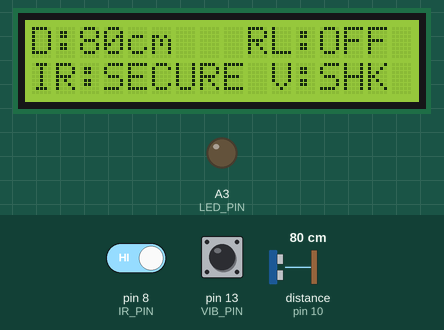
A sketch run on a simulated Arduino Uno, built with avr-gcc and run on an emulated ATmega328P. On the bench: 16×2 character LCD, output pins drawn as LEDs (lit = HIGH). Wiring (inferred from the names in the program): ultrasonic range finder: trigger pin 9; echo pin 10. The test bench sets the inputs (shaded band); at power-on: distance to the obstacle (sensor on pin 10) 80 cm, pin 8 (IR_PIN) HIGH, pin 13 (VIB_PIN) HIGH. The echo pulse lasts 58.3 µs per cm; the modem accepts every AT command (registered, SIM ready, sends succeed) and sends nothing else; pins used as bus, display or sensor lines are not drawn; what the sketch prints to the serial monitor is not drawn.

Above: at 3.6 s.
3.7 s: distance to the obstacle (sensor on pin 10) set to 120 cm
At 4.6 s:
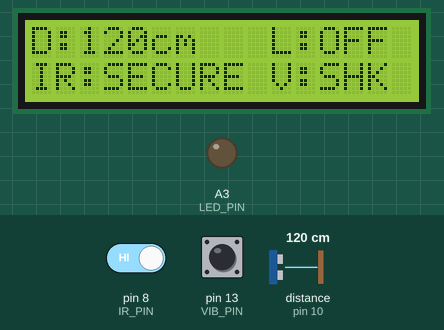
5.3 s: pin 8 (IR_PIN) driven LOW
At 6.7 s:
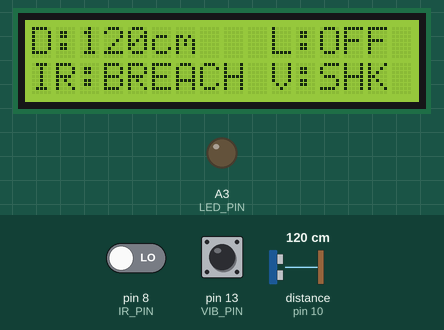
7.0 s: pin 13 (VIB_PIN) pulled LOW for 0.15 s
At 7.31 s:
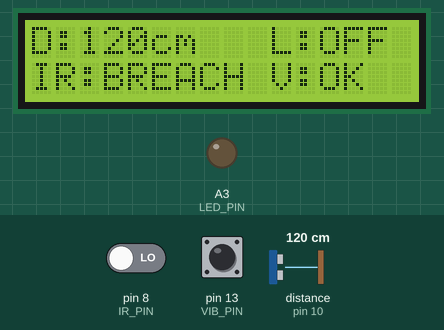
8.9 s: distance to the obstacle (sensor on pin 10) set to 2 cm
At 9.9 s:
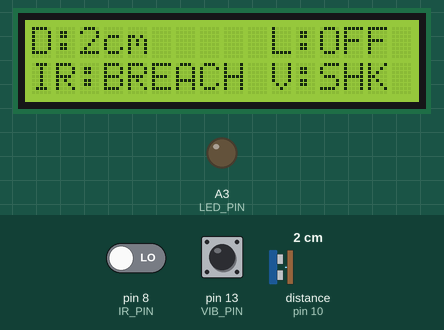
10.6 s: pin 13 (VIB_PIN) pulled LOW for 1 s
At 11.7 s:
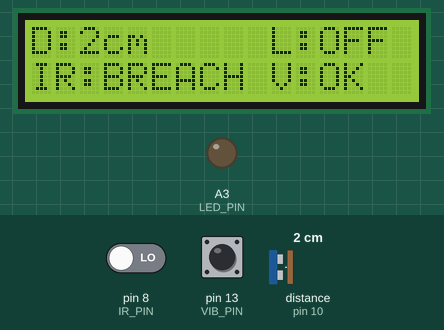
13.4 s: distance to the obstacle (sensor on pin 10) set to 35 cm
At 14.0 s:
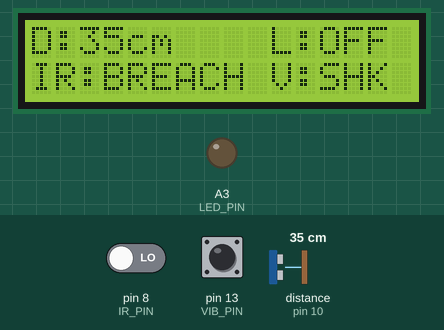
Timing chart, 0 to 16.2 s (numbered marks = the images above; inputs shaded):
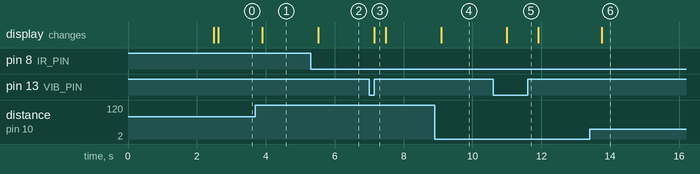

The sketch:

ProxiGuard.ino
```cpp
/*
 * ProxiGuard - Autonomous IoT Multi-Sensor Spatial Sentinel
 *
 * Microcontroller: Arduino Uno R3 SMD (ATmega328P @ 16 MHz)
 * Telemetry Bridge: ESP8266 ESP-01 on SoftwareSerial (11, 12)
 *
 * Hardware Map:
 *   - HC-SR04 Ultrasonic : TRIG -> D9, ECHO -> D10 (5V Rail)
 *   - HW-201 Active IR   : OUT  -> D2 (5V Aux Rail)
 *   - SW-420 Shock Guard : DO   -> D3 (5V Aux Rail)
 *   - Green Sentinel LED : ANODE-> D8 (through 220R to GND)
 *   - 16x2 I2C Character LCD: SDA -> A4, SCL -> A5 (5V Rail)
 *   - ESP8266 ESP-01     : UTXD -> D11, URXD -> D12 (3.3V Breadboard Hub)
 *
 * Features:
 *   - High-rate non-blocking multi-sensor telemetry stream (DIST, IR, VIB, LED)
 *   - Bidirectional hardware command parser (+IPD and Serial command dispatcher)
 *   - Software-defined module power-gating and sleep modes (HCSR04, LED, IR, VIB, LCD)
 *   - Hardware I2C bus timeout protection (prevents hanging if LCD is disconnected)
 *   - Interleaved multi-client TCP socket server on port 8888
 */

#include <SoftwareSerial.h>
#include <Wire.h>
#include <LiquidCrystal_I2C.h>

SoftwareSerial esp(11, 12);
LiquidCrystal_I2C lcd(0x27, 16, 2);

// Hardware Pin Assignments
const byte TRIG_PIN = 9;
const byte ECHO_PIN = 10;
const byte IR_PIN   = 8;
const byte VIB_PIN  = 13;
const byte LED_PIN  = A3;

// Software-Defined Module States
bool hcsr04_enabled = true;
bool ir_enabled     = true;
bool vib_enabled    = true;
bool led_state      = false;
bool lcd_enabled    = true;
bool custom_lcd_msg = false;
unsigned long custom_lcd_timeout = 0;

byte currentChannel = 0;
unsigned long lastServerCheck = 0;
unsigned long lastLcdUpdate = 0;

void initServer() {
  esp.println(F("AT+CIPMUX=1"));
  delay(150);
  while (esp.available()) esp.read();

  esp.println(F("AT+CIPSERVER=1,8888"));
  delay(150);
  while (esp.available()) esp.read();
}

void parseCommand(const String& cmd) {
  int idx = cmd.indexOf(F("CMD:"));
  if (idx < 0) return;
  String payload = cmd.substring(idx + 4);
  payload.trim();

  // CMD:PIN:<id>:<val>
  if (payload.startsWith(F("PIN:"))) {
    int s1 = payload.indexOf(':');
    int s2 = payload.indexOf(':', s1 + 1);
    if (s1 > 0 && s2 > s1) {
      int pin = payload.substring(s1 + 1, s2).toInt();
      int val = payload.substring(s2 + 1).toInt();
      pinMode(pin, OUTPUT);
      digitalWrite(pin, val ? HIGH : LOW);
      if (pin == LED_PIN) led_state = (val != 0);
    }
  }
  // CMD:PWM:<id>:<val>
  else if (payload.startsWith(F("PWM:"))) {
    int s1 = payload.indexOf(':');
    int s2 = payload.indexOf(':', s1 + 1);
    if (s1 > 0 && s2 > s1) {
      int pin = payload.substring(s1 + 1, s2).toInt();
      int val = payload.substring(s2 + 1).toInt();
      pinMode(pin, OUTPUT);
      analogWrite(pin, constrain(val, 0, 255));
    }
  }
  // CMD:MOD:<name>:<state>
  else if (payload.startsWith(F("MOD:"))) {
    int s1 = payload.indexOf(':');
    int s2 = payload.indexOf(':', s1 + 1);
    if (s1 > 0 && s2 > s1) {
      String mod = payload.substring(s1 + 1, s2);
      int state = payload.substring(s2 + 1).toInt();
      mod.toUpperCase();
      if (mod == F("HCSR04")) {
        hcsr04_enabled = (state != 0);
        if (!hcsr04_enabled) {
          digitalWrite(TRIG_PIN, LOW);
          pinMode(ECHO_PIN, INPUT);
        }
      } else if (mod == F("LED")) {
        led_state = (state != 0);
        digitalWrite(LED_PIN, led_state ? HIGH : LOW);
      } else if (mod == F("IR")) {
        ir_enabled = (state != 0);
      } else if (mod == F("VIB")) {
        vib_enabled = (state != 0);
      } else if (mod == F("LCD")) {
        lcd_enabled = (state != 0);
        if (lcd_enabled) {
          lcd.backlight();
        } else {
          lcd.noBacklight();
          lcd.clear();
        }
      }
    }
  }
  // CMD:LCD:<line1>|<line2>
  else if (payload.startsWith(F("LCD:"))) {
    int s1 = payload.indexOf(':');
    if (s1 > 0 && lcd_enabled) {
      String text = payload.substring(s1 + 1);
      int pipeIdx = text.indexOf('|');
      String l1 = (pipeIdx >= 0) ? text.substring(0, pipeIdx) : text;
      String l2 = (pipeIdx >= 0) ? text.substring(pipeIdx + 1) : "";
      lcd.clear();
      lcd.setCursor(0, 0);
      lcd.print(l1.substring(0, 16));
      lcd.setCursor(0, 1);
      lcd.print(l2.substring(0, 16));
      custom_lcd_msg = true;
      custom_lcd_timeout = millis() + 5000; // Hold custom text for 5s
    }
  }
}

void checkIncomingCommands() {
  if (Serial.available()) {
    String cmd = Serial.readStringUntil('\n');
    parseCommand(cmd);
  }

  while (esp.available()) {
    String line = esp.readStringUntil('\n');
    if (line.indexOf(F("+IPD")) >= 0 || line.indexOf(F("CMD:")) >= 0) {
      parseCommand(line);
    }
  }
}

void setup() {
  Serial.begin(9600);
  esp.begin(9600);

  // Non-blocking I2C with bus reset timeout (protects if LCD is unattached)
  Wire.begin();
  Wire.setWireTimeout(3000, true);

  lcd.init();
  lcd.backlight();
  lcd.setCursor(0, 0);
  lcd.print(F("ProxiGuard Edge"));
  lcd.setCursor(0, 1);
  lcd.print(F("Initializing..."));

  // Ultrasonic Pins
  pinMode(TRIG_PIN, OUTPUT);
  pinMode(ECHO_PIN, INPUT);
  digitalWrite(TRIG_PIN, LOW);

  // Optical & Seismic Sensors with Internal Pullup
  pinMode(IR_PIN, INPUT_PULLUP);
  pinMode(VIB_PIN, INPUT_PULLUP);

  // Green Sentinel LED
  pinMode(LED_PIN, OUTPUT);
  digitalWrite(LED_PIN, LOW);

  Serial.println(F("\n=== ProxiGuard Sentinel Booting ==="));
  Serial.println(F("Sensors: HC-SR04 (D9/D10) | IR (D8) | VIB (D13) | LED (A3) | LCD (A4/A5)"));

  delay(2000);
  initServer();
  Serial.println(F("=== Server Port 8888 Ready ==="));

  lcd.clear();
  lcd.setCursor(0, 0);
  lcd.print(F("Sentinel Ready"));
}

void sendPacket(byte ch, const String& payload) {
  esp.print(F("AT+CIPSEND="));
  esp.print(ch);
  esp.print(F(","));
  esp.println(payload.length());
  delay(15);
  esp.print(payload);
  delay(25);
  checkIncomingCommands();
}

void loop() {
  checkIncomingCommands();

  // 1. Read HC-SR04 Distance
  String distStr = "OFF";
  float distValue = -1.0;
  if (hcsr04_enabled) {
    digitalWrite(TRIG_PIN, LOW);
    delayMicroseconds(2);
    digitalWrite(TRIG_PIN, HIGH);
    delayMicroseconds(10);
    digitalWrite(TRIG_PIN, LOW);

    unsigned long duration = pulseIn(ECHO_PIN, HIGH, 26000); // ~4.4m timeout
    if (duration > 0) {
      distValue = duration * 0.0343 / 2.0;
      distStr = String(distValue, 1);
    } else {
      distStr = "NO_ECHO";
    }
  }

  // 2. Read HW-201 IR Sensor (Active LOW: 0 = object detected / beam broken, 1 = clear)
  int irVal = ir_enabled ? digitalRead(IR_PIN) : 1;

  // 3. Read SW-420 Vibration Sensor (Active HIGH pulse on shock: 1 = shock, 0 = still)
  int vibVal = vib_enabled ? digitalRead(VIB_PIN) : 0;

  // 4. Construct Multi-Sensor Telemetry Packet
  String packet = "DIST:" + distStr +
                 ",IR:" + String(irVal) +
                 ",VIB:" + String(vibVal) +
                 ",LED:" + String(led_state ? 1 : 0) + "\n";

  // Mirror to USB Serial
  Serial.print(packet);

  // Transmit over active Wi-Fi TCP channel (cycles 0 -> 1 -> 2)
  sendPacket(currentChannel, packet);
  currentChannel = (currentChannel + 1) % 3;

  // 5. Update LCD display smoothly at 4 Hz (250ms interval) without flicker
  if (lcd_enabled && millis() - lastLcdUpdate >= 250) {
    lastLcdUpdate = millis();

    if (custom_lcd_msg && millis() > custom_lcd_timeout) {
      custom_lcd_msg = false;
      lcd.clear();
    }

    if (!custom_lcd_msg) {
      // Line 1: Distance & Sentinel LED status
      lcd.setCursor(0, 0);
      lcd.print(F("D:"));
      if (hcsr04_enabled) {
        if (distValue > 0) {
          lcd.print(distValue, 0);
          lcd.print(F("cm   "));
        } else {
          lcd.print(F("CLEAR  "));
        }
      } else {
        lcd.print(F("STANDBY"));
      }

      lcd.setCursor(10, 0);
      lcd.print(led_state ? F("L:ON ") : F("L:OFF"));

      // Line 2: IR tripwire and Vibration alert status
      lcd.setCursor(0, 1);
      lcd.print(F("IR:"));
      lcd.print((irVal == 0) ? F("BREACH ") : F("SECURE "));

      lcd.setCursor(10, 1);
      lcd.print((vibVal == 1) ? F("V:SHK") : F("V:OK "));
    }
  }

  // Auto-healing TCP server watchdog
  if (millis() - lastServerCheck > 10000) {
    lastServerCheck = millis();
    esp.println(F("AT+CIPSERVER=1,8888"));
    delay(30);
    checkIncomingCommands();
  }

  delay(50);
}
```

Measured:
- after the input at 3.7 s, the display: changes after 0.20 s (image 1)
- after the input at 5.3 s, the display: changes after 0.23 s (image 2)
- after the input at 7.0 s, the display: changes after 0.16 s (image 3)
- after the input at 8.9 s, the display: changes after 0.20 s (image 4)
- after the input at 10.6 s, the display: changes after 0.39 s (image 5)
- after the input at 13.4 s, the display: changes after 0.35 s (image 6)
